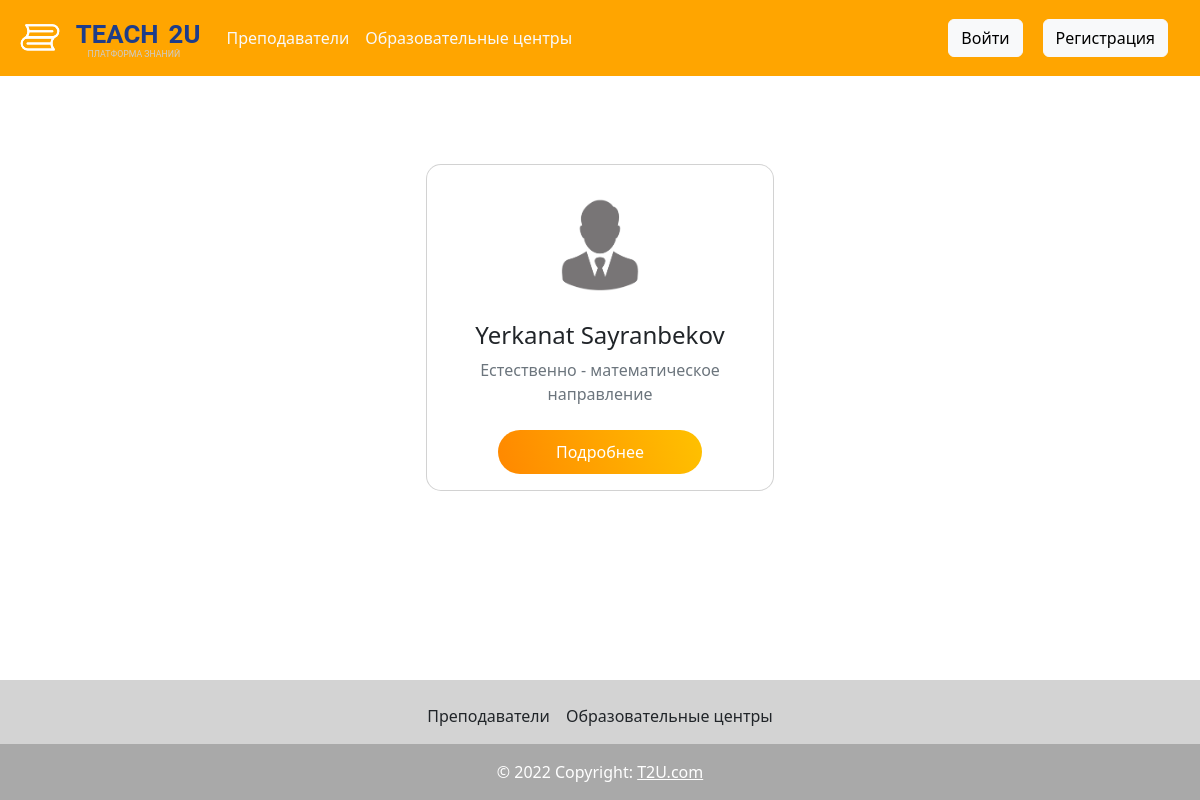
/resume, run on an earlier commit of the app's database.
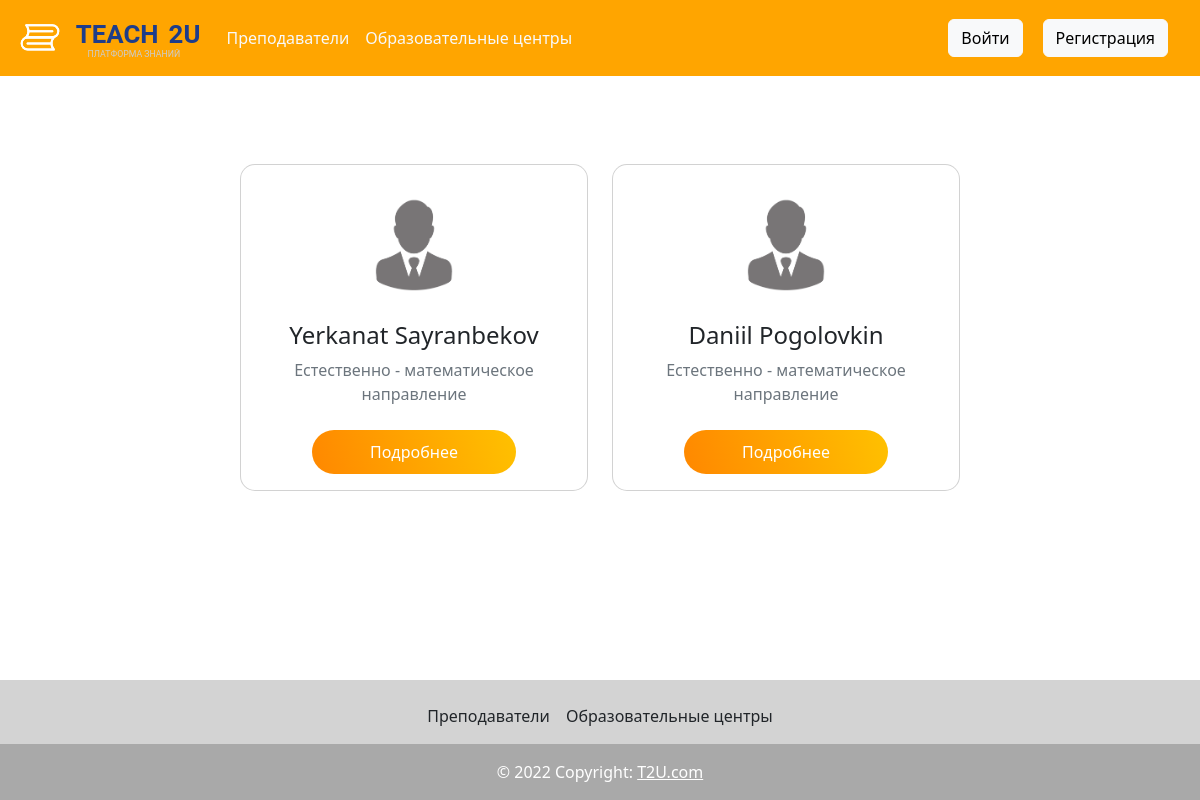
And on a later commit of the database.
### app/models.py (models this page shows, shortened)
class Teacher(db.Model, UserMixin):
   id = db.Column(db.Integer, primary_key = True)
   first_name = db.Column(db.String(50), nullable = False)
   last_name = db.Column(db.String(50), nullable = False)
   email = db.Column(db.String(120), nullable = False, unique = True)
   phone_number = db.Column(db.String(20), nullable = False)
   education = db.Column(db.String(200), nullable = True)
   direction = db.Column(db.String(80), nullable = False)
   experience = db.Column(db.String(200), nullable = True)
   city = db.Column(db.String(80), nullable = True)
   format_ = db.Column(db.String(80), nullable = True)
   languages = db.Column(db.String(80), nullable = True)
   password = db.Column(db.String(80), nullable = False)
   email_confirm = db.Column(db.Boolean, default = False, index=True)
   type = db.Column(db.String(80), nullable = False, default = "teacher")
   student_id = db.Column(db.Integer, db.ForeignKey('student.id'))

### app/routes.py (the view)
@app.route('/resume')
def resume():
   teachers = Teacher.query.all()
   return render_template('resume.html', teachers=teachers)

### app/templates/resume.html
<link rel="stylesheet" href="../static/css/resume.css">
{% extends 'layout.html' %}
{% block content %}
<div class="container py-5 h-100">
   <div class="row d-flex justify-content-center">
      {% for teacher in teachers%}
      <div class="col-md-12 col-xl-4">
         <div class="card mt-3 mb-2" style="border-radius: 15px;">
            <div class="card-body text-center">
               <div class="mt-3 mb-4">
                  <img src="{{ url_for('static', filename='img/default.jpg') }}"
                     class="rounded-circle img-fluid" style="width: 100px;" />
               </div>
               <h4 class="mb-2"> {{ teacher.first_name }}  {{ teacher.last_name }} </h4>
               <p class="text-muted mb-4">
                  {{ teacher.direction }}<br>
                  направление
                </p>
                <a class="submit-btn" href="{{ url_for('user_page', teacher_id=teacher.id) }}">
                  Подробнее
                </a>
            </div>
         </div>
      </div>
      {% endfor %}
   </div>
</div>
{% endblock %}

### app/templates/layout.html (shortened to what this page needs)
<!DOCTYPE html>
<html lang="en">
<head>
  <link href="../static/css/bootstrap.min.css" rel="stylesheet"
>
  <link href="https://cdn.jsdelivr.net/npm/bootstrap@5.2.2/dist/css/bootstrap.min.css" rel="stylesheet"
>
  <link href="../static/css/headers.css" rel="stylesheet">
</head>
<body style="display: flex; flex-direction: column; height: 100vh">
  <nav class="navbar navbar-expand-lg navbar-dark" aria-label="Fifth navbar example" style="background-color: orange">
    <div class="container-fluid">
      <a href="{{ url_for('home')}}" class="navbar-brand">
            <img src="{{ url_for('static', filename='img/logo.svg') }}"  class="d-inline-block align-top" alt="" style="height: 50px;">
          </a>
      <div class="collapse navbar-collapse" id="navbarsExample05">
        <ul class="navbar-nav me-auto mb-2 mb-lg-0">
          <li class="nav-item">
            <a href="{{url_for('resume')}}" class="nav-link px-2 link-light">Преподаватели</a>
          </li>
          <li class="nav-item">
            <a href="{{url_for('edu_centers')}}" class="nav-link px-2 link-light">Образовательные центры</a>
          </li>
        </ul>
        {% if current_user.is_authenticated %}
            <a class="btn btn-light" role="button" style="margin-right: 20px"
                   href="{{url_for('account')}}">Аккаунт</a>
            <a class="btn btn-light" role="button" style="margin-right: 20px"
                   href="{{url_for('logout')}}">Выйти</a>
            {% else%}
            <a class="btn btn-light" role="button" style="margin-right: 20px"
                   href="{{url_for('sign_in')}}">Войти</a>
            <a class="btn btn-light" role="button" style="margin-right: 20px"
                   href= "{{ url_for('sign_up_student') }}">Регистрация</a>
        {% endif %}
      </div>
    </div>
  </nav>
  <main role="main" class="container">
    <div class="row">
      <div class="col-md-12">
        <br>
        {% block content %}
        {% endblock %}
      </div>
    </div>
  </main>
  <footer class="text-center text-white" style="background-color: lightgray; margin-top: auto">
    <div class="container p-4 pb-0">
      <section class="">
        <p class="d-flex justify-content-center align-items-center" >
          <a href="{{url_for('resume')}}" class="nav-link px-2 link-dark">Преподаватели</a>
            <a href="{{url_for('resume')}}" class="nav-link px-2 link-dark">Образовательные центры</a>
        </p>
      </section>
    </div>
    <div class="text-center p-3" style="background-color: rgba(0, 0, 0, 0.2);">
      © 2022 Copyright:
      <a class="text-white" href="#">T2U.com</a>
    </div>
  </footer>
</body>
</html>

### app/static/css/resume.css (style rules this page uses)
.submit-btn { width: 65%; padding: 10px 30px; cursor: pointer; display: block; margin: auto; background: linear-gradient(253.58deg, #FFC000 1.55%, #FF8A00 95.8%); border: 0; color: #5C5C5C; outline: none; border-radius: 30px; text-decoration: none; color: white; color: white; }

What changed in the data, as far as the page shows it:
added Teacher: first_name "Daniil", last_name "Pogolovkin", direction "Естественно - математическое"
